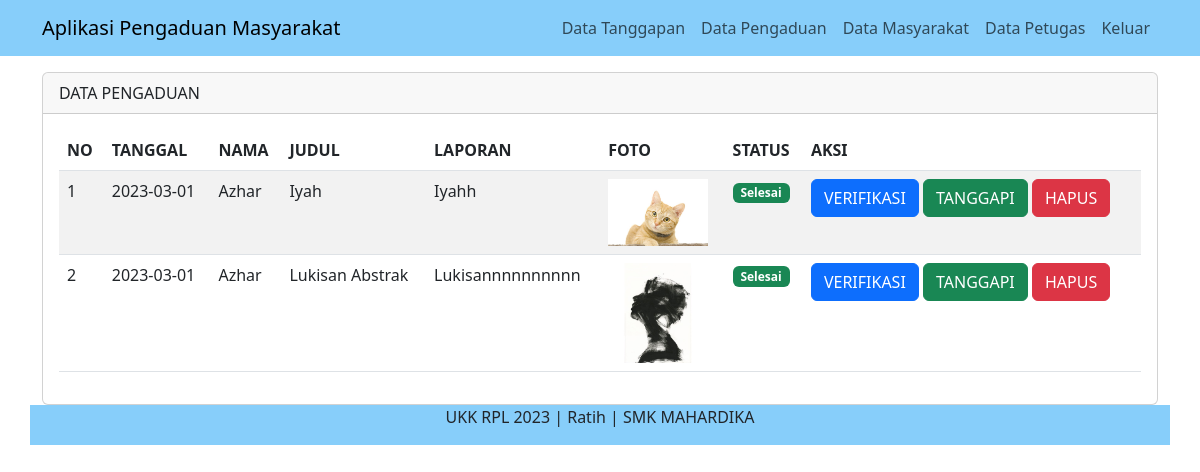
Page /admin/index.php?page=pengaduan (signed in) on the committed database.
### tables this page shows
CREATE TABLE `pengaduan` (
  `id_pengaduan` int(11) NOT NULL,
  `tgl_pengaduan` date NOT NULL,
  `nik` char(16) NOT NULL,
  `judul_laporan` varchar(50) NOT NULL,
  `isi_laporan` text NOT NULL,
  `foto` varchar(255) NOT NULL,
  `status` enum('0','proses','selesai') NOT NULL
);

CREATE TABLE `masyarakat` (
  `nik` char(16) NOT NULL,
  `nama` varchar(35) NOT NULL,
  `username` varchar(25) NOT NULL,
  `password` varchar(32) NOT NULL,
  `telp` varchar(13) NOT NULL,
  `level` varchar(10) NOT NULL
);

### admin/data_pengaduan.php (the view, shortened to what this page needs)
<div class="container">
<div class="row">
      <div class="col-md-12 mt-3">
      <div class= "card">
    <div class="card-header">
        DATA PENGADUAN
    </div>
    <div class="card-body">
      <table class="table table-striped">
        <thead>
          <tr>
            <th>NO</th>
            <th>TANGGAL</th>
            <th>NAMA</th>
            <th>JUDUL</th>
            <th>LAPORAN</th>
            <th>FOTO</th>
            <th>STATUS</th>
            <th>AKSI</th>
          </tr>
        </thead>
        <tbody>
          <?php
          include '../config/koneksi.php';
          $no = 1;
          $query = mysqli_query($koneksi, "SELECT a.*, b.* FROM pengaduan a INNER JOIN masyarakat b ON a.nik=b.nik ORDER BY id_pengaduan DESC");
          while ($data = mysqli_fetch_array($query)) { ?>
          <tr>
            <td><?php echo $no++ ?></td>
            <td><?php echo $data['tgl_pengaduan'] ?></td>
            <td><?php echo $data['nama'] ?></td>
            <td><?php echo $data['judul_laporan'] ?></td>
            <td><?php echo $data['isi_laporan'] ?></td>
            <td><img src="../assets/img/<?php echo $data['foto'] ?>" width="100"></td>
            <td>
            <?php
              if ($data['status'] == 'proses') {
                echo "<span class='badge bg-warning'>Proses</span>";
              } elseif ($data['status'] == 'selesai'){
                echo "<span class='badge bg-success'>Selesai</span>";
              } else {
                echo "<span class='badge bg-danger'>Menunggu</span>";
              }
              ?>
            </td>
            <td>
              <a href="" class="btn btn-primary" data-bs-toggle="modal" data-bs-target="#verifikasi<?php echo $data['id_pengaduan'] ?>">VERIFIKASI</a>
              <a href="" class="btn btn-success" data-bs-toggle="modal" data-bs-target="#tanggapi<?php echo $data['id_pengaduan'] ?>">TANGGAPI</a>
              <a href="" class="btn btn-danger" data-bs-toggle="modal" data-bs-target="#hapus<?php echo $data['id_pengaduan'] ?>">HAPUS</a>
            </td>
          </tr>
          <?php } ?>
        </tbody>
      </table>
</div>
</div>
      </div>

### layouts/header.php (shortened to what this page needs)
<!DOCTYPE html>
<html>
<head>
  <link rel="stylesheet" type="text/css" href="../assets/css/bootstrap.min.css">
</head>
<body>
  <nav class="navbar navbar-expand-lg" style="background-color: #87CEFA;">
  <div class="container">
    <a class="navbar-brand" href="index.php">Aplikasi Pengaduan Masyarakat</a>
    <div class="collapse navbar-collapse justify-content-end" id="navbarNav">
      <ul class="navbar-nav">
        <?php
        if ($_SESSION['login']=='admin') { ?>
          <a class="nav-link" href="index.php?page=tanggapan">Data Tanggapan</a>
          <a class="nav-link" href="index.php?page=pengaduan">Data Pengaduan</a>
          <a class="nav-link" href="index.php?page=masyarakat">Data Masyarakat</a>
          <a class="nav-link" href="index.php?page=petugas">Data Petugas</a>
          <a class="nav-link" href="../config/aksi_logout.php">Keluar</a>
        <?php } elseif ($_SESSION['login']=='petugas'){ ?>
          <a class="nav-link" href="index.php?page=pengaduan">Data Pengaduan</a>
          <a class="nav-link" href="../config/aksi_logout.php">Keluar</a>
        <?php } elseif ($_SESSION['login']=='masyarakat'){ ?>
          <a class="nav-link" href="../config/aksi_logout.php">Keluar</a>
        <?php } else{ ?>
          <a class="nav-link" href="index.php?page=registrasi">Daftar Akun</a>
          <a class="nav-link" href="index.php?page=login">Login</a>
        <?php } ?>
      </ul>
    </div>
  </div>
</nav>

### admin/index.php (shortened to what this page needs)
<?php
include '../layouts/header.php';
if (isset($_GET['page'])) {
  $page= $_GET['page'];
  switch ($page) {
    case 'pengaduan':
      include 'data_pengaduan.php';
      break;
  }
} else {
  include 'home.php';
}
include '../layouts/footer.php';
 ?>

### layouts/footer.php (shortened to what this page needs)
<footer class="fixed - buttom" style="background-color: #87CEFA">
  <div class="container">
    <p class="text-center">UKK RPL 2023 | Ratih | SMK MAHARDIKA</p>
  </div>
</footer>
</body>
</html>

### rows in the picture
pengaduan: tgl_pengaduan "2023-03-01", masyarakat.nama "Azhar", judul_laporan "Iyah", isi_laporan "Iyahh", foto (picture), status "Selesai"
pengaduan: tgl_pengaduan "2023-03-01", masyarakat.nama "Azhar", judul_laporan "Lukisan Abstrak", isi_laporan "Lukisannnnnnnnnn", foto (picture), status "Selesai"
